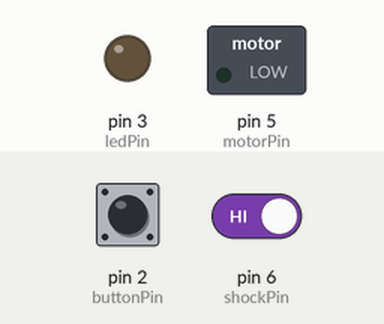
Simulated run of this sketch. Board: Arduino Nano, built with avr-gcc and run on an emulated ATmega328P. On the bench: switched loads named in the sketch (green lamp = pin HIGH), output pins drawn as LEDs (lit = HIGH). The inputs (shaded band) are chosen by the test bench; at power-on: pin 6 (shockPin) HIGH, pin 2 (buttonPin) LOW. What the sketch prints to the serial monitor is not drawn.

Above: at 2.2 s.
2.3 s: pin 6 (shockPin) driven LOW
At 3.0 s:
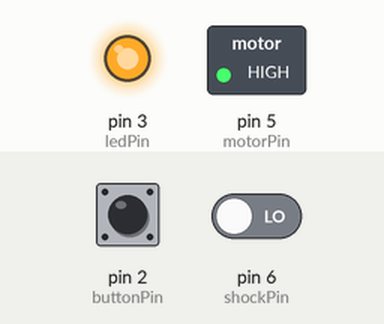
At 3.7 s:
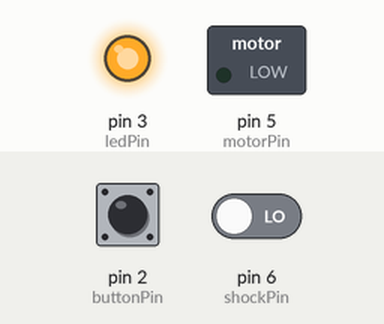
6.3 s: pin 6 (shockPin) driven HIGH
At 7.5 s:
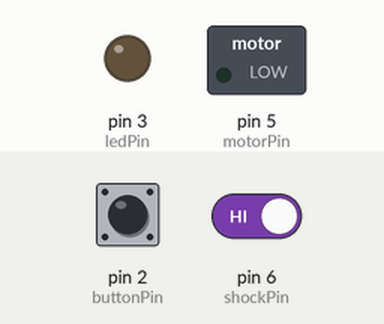
Timing chart, 0 to 9.3 s (numbered marks = the images above; inputs shaded):
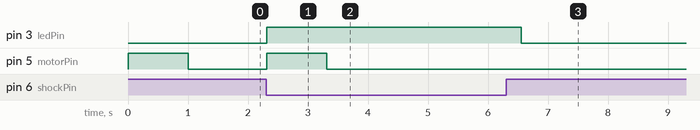

Measured:
- after the input at 2.3 s, pin 3 (ledPin): LOW → HIGH at once; pin 5 (motorPin): LOW → HIGH at once, → LOW 1.0 s later
- after the input at 6.3 s, pin 3 (ledPin): HIGH → LOW after 0.25 s

The sketch:

sketch_BT.ino
```cpp
/* This sketch communicates a bunch of servos/leds and Bluetooth with an Android Device.
 *  Tested in an Arduino Nano ATmega168
 *
 *  BT  -  Arduino
 *  5V  -  5V
 *  GND -  GND
 *  RX  -  10
 *  TX  -  11
 *
 *  Button - Arduino
 *  When pressed, communicates the 5V to the 2 pin of the Arduino.
 *  (5V) - (2)
 *  ()   - (10kOhm + GND)
 *
 *  Shock - Arduino
 *  When moved, change the D0 from HIGH to LOW (Or inverse)
 *  5V  - Vcc
 *  GND - GND
 *  D0 - D6
 */
#include <SoftwareSerial.h>   // Incluimos la librería  SoftwareSerial
SoftwareSerial BT(10,11);    // Definimos los pines RX y TX del Arduino conectados al Bluetooth

const int shockAlarmTime = 250;
unsigned long lastShockTime;
boolean bAlarm = false;

const int buttonPin = 2;
int buttonState = 0;

const int shockPin = 6;
int shockState = 0;

const int ledPin = 3;

const int motorPin = 5;

void setup(){
  pinMode(buttonPin, INPUT);
  pinMode(shockPin, INPUT);
  pinMode(ledPin, OUTPUT);
  pinMode(motorPin, OUTPUT);

  digitalWrite(motorPin, HIGH);
  delay(1000);
  digitalWrite(motorPin, LOW);

  BT.begin(9600);       // Inicializamos el puerto serie BT que hemos creado
  Serial.begin(9600);   // Inicializamos el puerto serie

  Serial.println("Start BT, Name is HC-06, MAC is 20:15:10:20:04:46");
}

void loop(){
  // Gestion del BT
  // Si llega un dato por el puerto BT se envía al monitor serial
  if(BT.available()){
    int lectura = BT.read();
    if (lectura == 2) {
      Serial.write("IN");
      digitalWrite(motorPin, HIGH);
      delay(2000);
      digitalWrite(motorPin, LOW);
    }
    Serial.write(BT.read());
  }

  // Si llega un dato por el monitor serial se envía al puerto BT
  if(Serial.available()){
     BT.write(Serial.read());
  }

  // Gestion del boton
  buttonState = digitalRead(buttonPin);
  if (buttonState == HIGH) {
    BT.write("BOTON_APRETADO\r");
  }

  // Gestion del sensor de shock
  shockState = digitalRead (shockPin);
  if (shockState == LOW) {
    lastShockTime = millis();
    if (!bAlarm) {
      BT.write("SHOCK_AGITADO\r");
      digitalWrite(ledPin, HIGH);

      digitalWrite(motorPin, HIGH);
      delay(1000);
      digitalWrite(motorPin, LOW);
      bAlarm = true;
    }
  } else {
    if((millis()-lastShockTime) > shockAlarmTime && bAlarm) {
      bAlarm = false;
      digitalWrite(ledPin, LOW);
    }
  }
}
```
